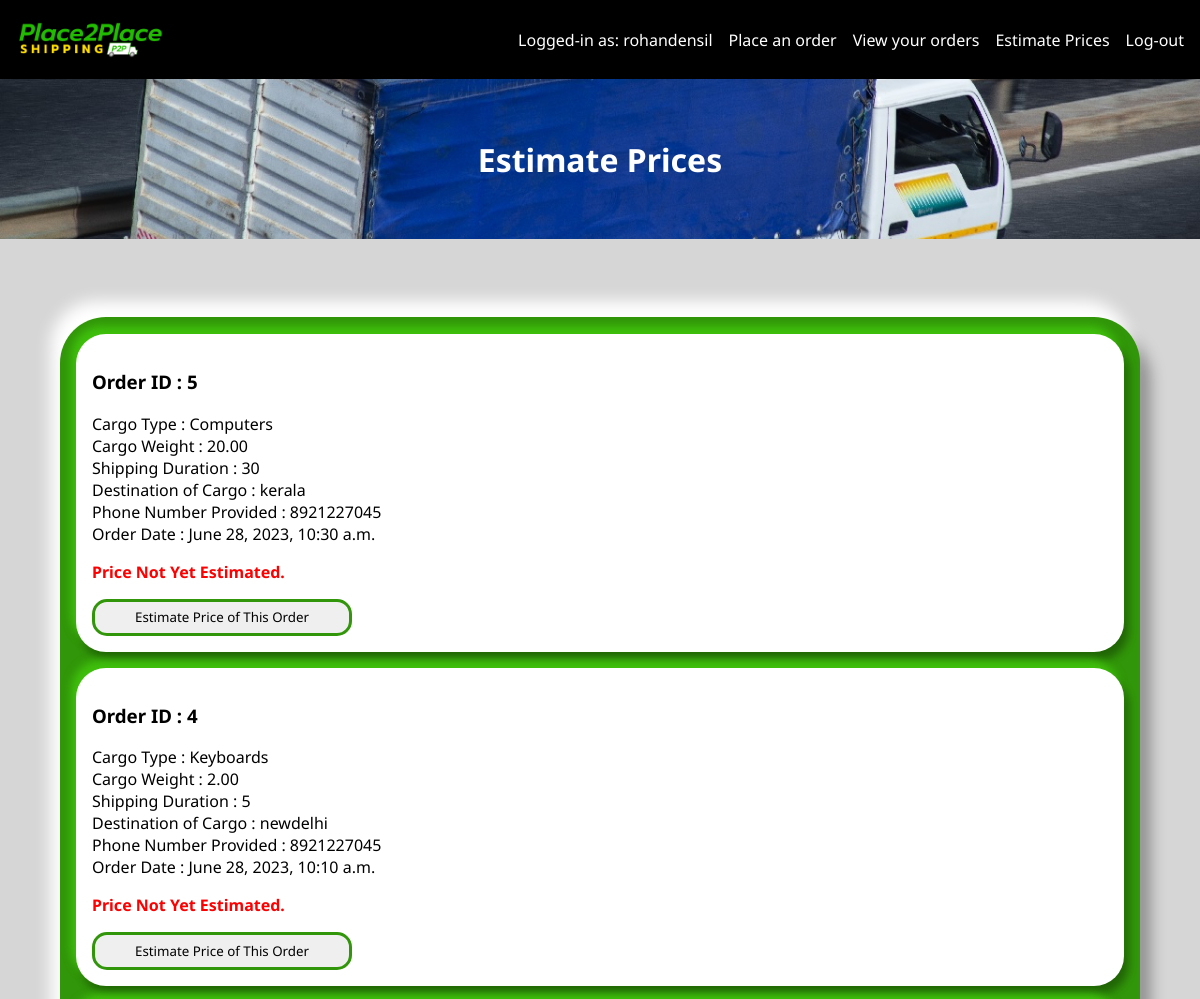
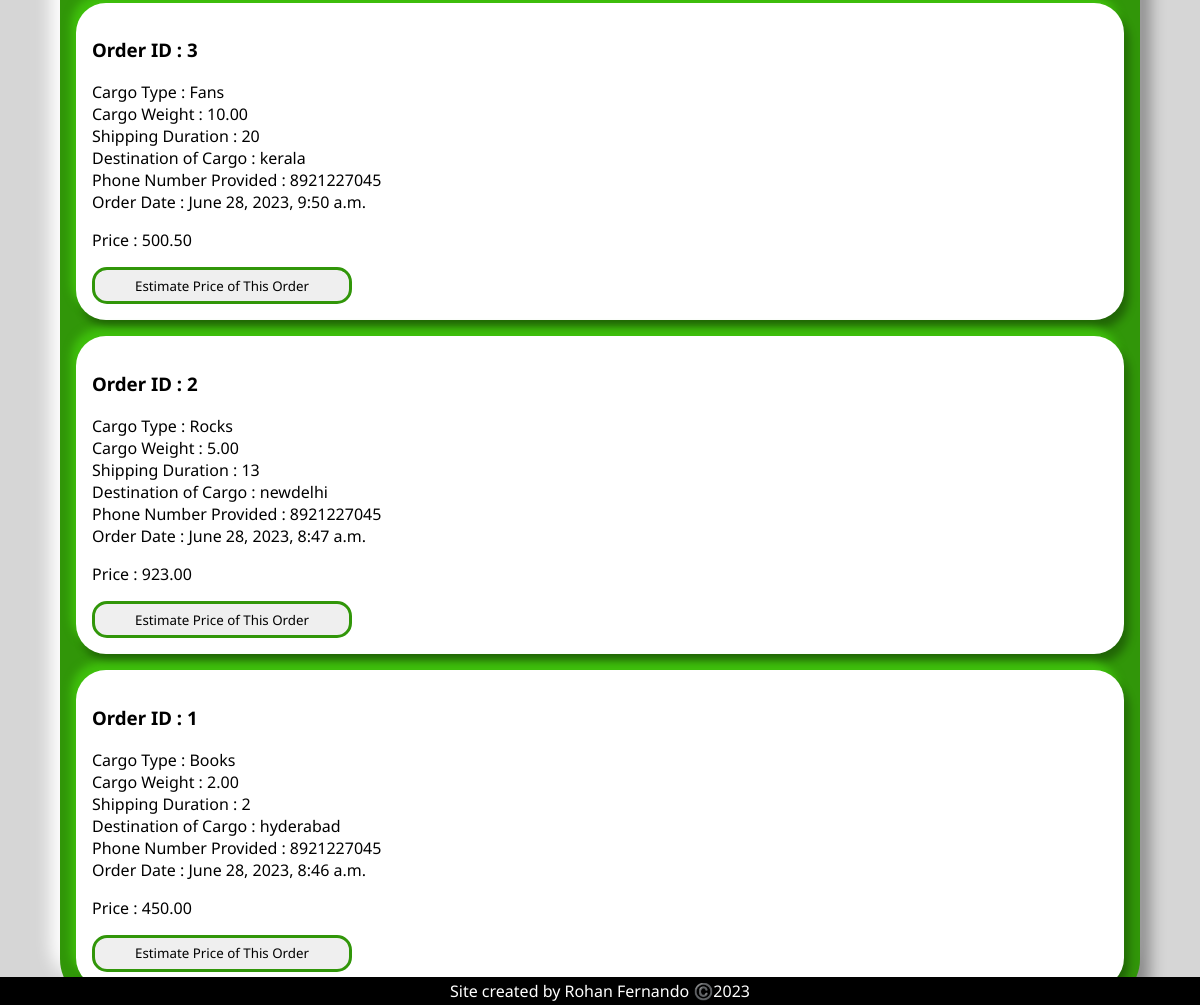
The page /estimateprices/ (signed in) on the database its author committed (2 pictures, top to bottom).
### home/models.py (models this page shows)
class order(models.Model):
    order = models.ForeignKey(User,on_delete=models.CASCADE,related_name='ordr')
    order_number = models.AutoField(primary_key=True)
    cargo_type = models.CharField(max_length=100)
    cargo_weight = models.DecimalField(decimal_places=2,max_digits=7)
    delivery_time = models.IntegerField()
    cargo_destination = models.TextField(max_length=100)
    phone_number = models.TextField(max_length=12)
    date_of_order = models.DateTimeField(auto_now_add=True)
    price = models.DecimalField(decimal_places=2,max_digits=20,blank=True,null=True)
    def __str__(self):
        return self.cargo_type
    class Meta:
        ordering=('-date_of_order',)

### home/views.py (the view)
# urls.py: path('estimateprices/', views.estimateprices,name='estimatepricespage'),
def estimateprices(r):
    if r.user.is_staff:
        orders_data = order.objects.all()
        print(orders_data)
        return render(r,'estimateprices.html',{'orders_data':orders_data})
    else:
        return redirect('/')

### templates/estimateprices.html (shortened to what this page needs)
<!DOCTYPE html>
<html lang="en">
{% load static %}
<head>
    <link rel="stylesheet" href="{% static 'p2pstyle.css' %}">
</head>
<body>
    <div class="page-container">
        <div class="header-bar">
            <div>
                <a href="{% url 'homepage' %}">
                    <img src="{% static 'p2plogo.png' %}" class="logo-img">
                </a>
            </div>
            <div class="nav-btn-container">
                {% if user.is_authenticated %}
                    <a>Logged-in as: {{user.username}}</a>
                    <a class="nav-btn" href="{% url 'makeorderspage' %}">Place an order</a>
                    <a class="nav-btn" href="{% url 'vieworderspage' %}">View your orders</a>
                    {% if user.is_staff %}
                        <a class="nav-btn" href="{% url 'estimatepricespage' %}">Estimate Prices</a>
                    {% endif %}
                    <a class="nav-btn" href="{% url 'logoutpage' %}">Log-out</a>
                {% else %}
                    <a class="nav-btn" href="{% url 'registerpage' %}">Register</a>
                    <a class="nav-btn" href="{% url 'loginpage' %}">Log-in</a>
                {% endif %}
            </div>
        </div>
        <div class="content">
            <div class="truckbg">
                <h1>Estimate Prices</h1>
            </div>
            <br>
            <div class="o-node-container">
                {% for order in orders_data %}
                    <div class="o-details-node">
                        <h3>Order ID : {{order.order_number}}</h3>
                        <p>
                            Cargo Type : {{order.cargo_type}} <br>
                            Cargo Weight : {{order.cargo_weight}} <br>
                            Shipping Duration : {{order.delivery_time}} <br>
                            Destination of Cargo : {{order.cargo_destination}} <br>
                            Phone Number Provided : {{order.phone_number}} <br>
                            Order Date : {{order.date_of_order}} <br>
                        </p>
                        <p class="price-text">
                            Price : {{order.price}}
                        </p>
                        <a href="/editprice/?order_id={{order.order_number}}"><button class="o-detail-submit">Estimate Price of This Order</button></a>
                    </div>
                {% endfor %}
            </div>
            <div style="text-align: center;background-color: black;color:white;position: fixed;bottom: 0px;left:0px;right: 0px;">
                <p style="margin-top: 3px;margin-bottom: 3px;">Site created by Rohan Fernando ©️2023</p>
            </div>
        </div>
    </div>
</body>
</html>

### static/p2pstyle.css (style rules this page uses)
html { min-width: 950px; }
body { margin: 0px; }
.header-bar { position: sticky; top: 0; padding: 1em; background-color: black; display: flex; justify-content: space-between; }
.logo-img { width: 10em; padding-top: 0.1em; padding-bottom: 0.1em; }
.content { background-color: #d6d6d6; height: 64em; }
.content * { font-family: 'Noto Sans', sans-serif; }
.nav-btn-container { display: flex; gap: 1em; align-items: center; }
.nav-btn-container a { color: white; font-size: 1em; font-family: 'Noto Sans', sans-serif; text-decoration: none; }
.nav-btn { color: white; font-size: 1em; font-family: 'Noto Sans', sans-serif; text-decoration: none; border: none; padding-top: 0.6em; padding-bottom: 0.6em; border-top: 0.2em solid rgb(0, 0, 0); border-bottom: 0.2em solid rgb(0, 0, 0); transition-duration: 0.2s; }
.o-detail-submit { padding: 0.5em; border-radius: 15px; border: 3px solid rgb(49, 150, 9); cursor: pointer; transition-duration: 0.2s; padding-left: 3em; padding-right: 3em; }
.o-node-container { background-color: rgb(49, 150, 9); width: 90%; margin: 5%; padding-top: 1px; padding-bottom: 1px; border-radius: calc(1em + 30px); box-shadow: -0.6em -1em 1em rgb(255, 255, 255),0.6em 1em 1em rgba(0, 0, 0, 0.37); }
.o-details-node { padding: 1em; margin: 1em; background-color: white; border-radius: 30px; box-shadow: -0.3em -0.5em 0.5em rgb(63, 192, 12), 0.3em .5em 0.5em rgba(0, 0, 0, 0.329); }

### rows shown on the page
order: order_number "5", cargo_type "Computers", cargo_weight "20.00", delivery_time "30", cargo_destination "kerala", phone_number "8921227045", date_of_order "June 28, 2023, 10:30 a.m."
order: order_number "4", cargo_type "Keyboards", cargo_weight "2.00", delivery_time "5", cargo_destination "newdelhi", phone_number "8921227045", date_of_order "June 28, 2023, 10:10 a.m."
order: order_number "3", cargo_type "Fans", cargo_weight "10.00", delivery_time "20", cargo_destination "kerala", phone_number "8921227045", date_of_order "June 28, 2023, 9:50 a.m.", price "500.50"
order: order_number "2", cargo_type "Rocks", cargo_weight "5.00", delivery_time "13", cargo_destination "newdelhi", phone_number "8921227045", date_of_order "June 28, 2023, 8:47 a.m.", price "923.00"
order: order_number "1", cargo_type "Books", cargo_weight "2.00", delivery_time "2", cargo_destination "hyderabad", phone_number "8921227045", date_of_order "June 28, 2023, 8:46 a.m.", price "450.00"

### other values the page prints
{{ user.username }} "rohandensil"
